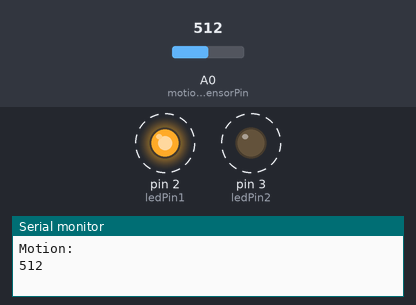
A sketch run on a simulated Arduino Uno, built with avr-gcc and run on an emulated ATmega328P. On the bench: output pins drawn as LEDs (lit = HIGH), the last lines printed to the serial monitor. Dashed ring = blinking. The test bench sets the inputs (shaded band); at power-on: A0 (motionSensorPin) = 512.

Above: at 1.25 s.
1.3 s: A0 (motionSensorPin) set to 491
At 2.4 s:
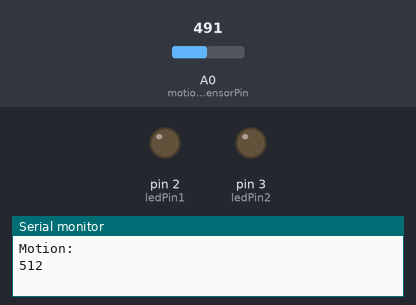
2.9 s: A0 (motionSensorPin) set to 510
At 3.45 s:
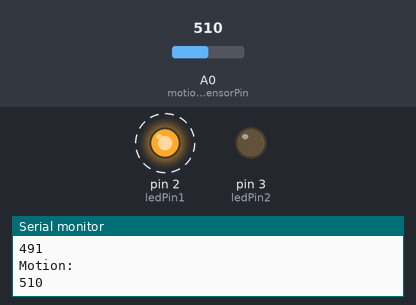
5.9 s: A0 (motionSensorPin) set to 490
At 7.2 s:
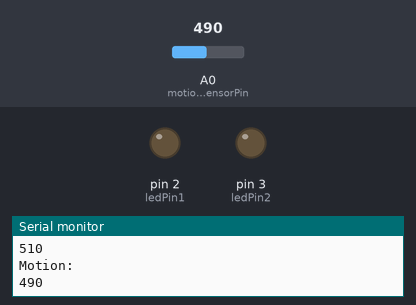
7.5 s: A0 (motionSensorPin) set to 511
At 8.15 s:
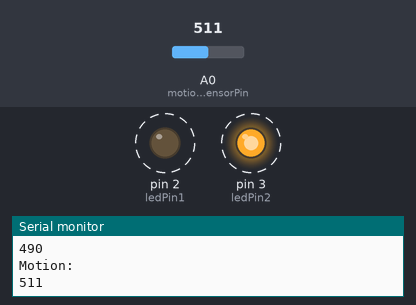
Timing chart, 0 to 11.5 s (numbered marks = the images above; inputs shaded):
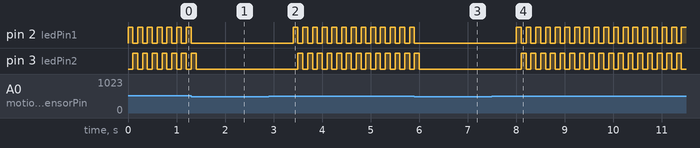

The sketch:

motion_sensor.ino
```cpp
// using motion sensor
// LEDs connected to pins 2 and 3
// motion sensor output connected to A0

int motionSensorPin = A0;
int motionSensorValue = 0;
int ledPin1 = 2;
int ledPin2 = 3;

void setup(){
 pinMode(ledPin1, OUTPUT);
 pinMode(ledPin2, OUTPUT);
 Serial.begin(9600);
}

void blinker(int led1, int led2 ){
  digitalWrite(led1,HIGH);
  delay(100);
  digitalWrite(led1,LOW);
  digitalWrite(led2,HIGH);
  delay(100);
  digitalWrite(led2,LOW);
}

void loop(){
 Serial.println("Motion: ");
 motionSensorValue = analogRead(motionSensorPin);
 Serial.println(motionSensorValue);
 while(motionSensorValue > 500){
   blinker(ledPin1, ledPin2);
   motionSensorValue = analogRead(motionSensorPin);
 }
 delay(1000);
}
```

Measured:
- the behaviour switches between 501 and 500 on A0 (motionSensorPin) (found by bisection; images 0 and 1)
- after the input at 1.3 s, pin 2 (ledPin1): goes on until 1.3 s, then stays LOW; pin 3 (ledPin2): goes on until 1.4 s, then stays LOW
- after the input at 2.9 s, pin 2 (ledPin1): alternates HIGH for 0.10 s and LOW for 0.10 s, starting after 0.50 s; pin 3 (ledPin2): alternates HIGH for 0.10 s and LOW for 0.10 s, starting after 0.60 s
- after the input at 5.9 s, pin 2 (ledPin1): goes on until 5.9 s, then stays LOW; pin 3 (ledPin2): goes on until 6.0 s, then stays LOW
- after the input at 7.5 s, pin 2 (ledPin1): alternates HIGH for 0.10 s and LOW for 0.10 s, starting after 0.50 s; pin 3 (ledPin2): alternates HIGH for 0.10 s and LOW for 0.10 s, starting after 0.60 s
- by itself, pin 2 (ledPin1), pin 3 (ledPin2): alternates HIGH for 0.10 s and LOW for 0.10 s
